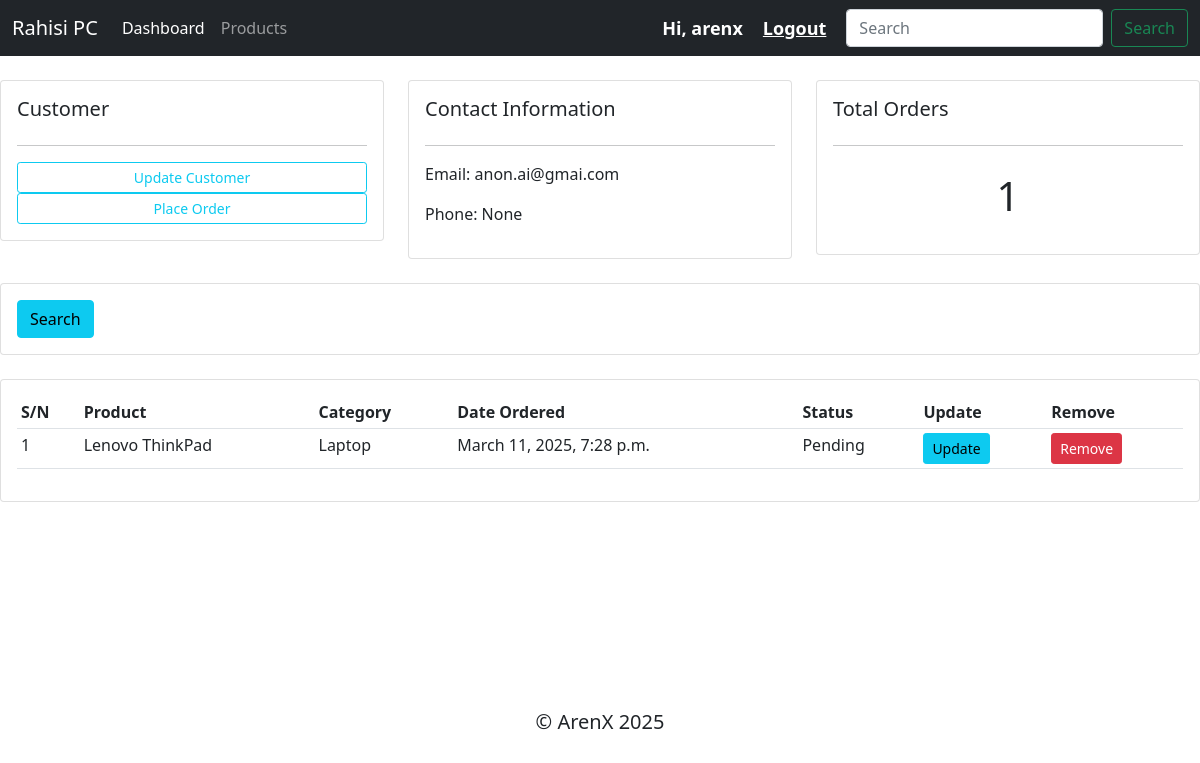
The app's page /customer/9 (signed in), older data.
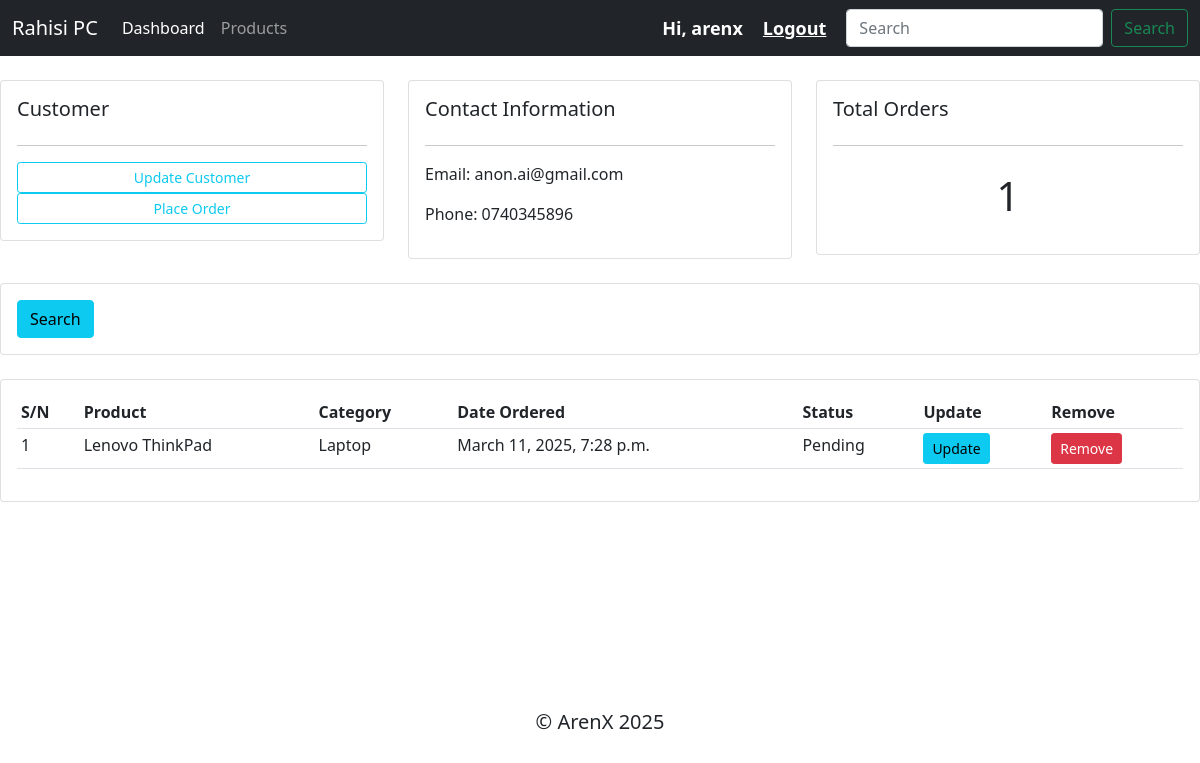
The same page, newer data.
### accounts/models.py (models this page shows, shortened)
class Customer(models.Model):
    user = models.OneToOneField(User, on_delete=models.CASCADE, null=True)
    name = models.CharField(max_length=200, null=True)
    phone = models.CharField(max_length=200, null=True)
    email = models.CharField(max_length=200, null=True)
    profile_pic = models.ImageField(default="avatar.png",null=True, blank=True)
    date_created = models.DateTimeField(auto_now_add=True, null=True)

### accounts/decorators.py (the view)
        def wrapper(request, *args, **kwargs):
            group = None
            if request.user.groups.exists():
                group = request.user.groups.all()[0].name
            if group in allowed_roles:
                return view_func(request, *args, **kwargs)
            else:
                return HttpResponse('You are not authorized to view this page!')

### accounts/models.py (called while the page is built)
    def __str__(self):
        return self.name

### accounts/views.py (called while the page is built)
@login_required(login_url='login')
@allowed_users(allowed_roles=['admin'])
def customer(request, pk):
    customer = Customer.objects.get(id=pk)
    orders = customer.order_set.all()
    total_orders = customer.order_set.all().count()
    context = {
        'customer' : customer,
        'orders': orders,
        'total_orders': total_orders,
    }
    return render(request, 'accounts/customer.html', context)

### accounts/templates/accounts/customer.html
{% extends 'accounts/base.html' %}
{% block ufala %}
<br>
<div class="row">
    <div class="col-md">
        <div class="card card-body">
            <h5>Customer</h5>
            <hr>
            <a href="" class="btn btn-outline-info btn-sm btn-block">Update Customer</a>
            <a href="{% url "create_order" customer.id %}" class="btn btn-outline-info btn-sm btn-block">Place Order</a>
        </div>
    </div>
    <div class="col-md">
        <div class="card card-body">
            <h5>Contact Information</h5>
            <hr>
            <p>Email: {{customer.email}}</p>
            <p>Phone: {{customer.phone}}</p>
        </div>
    </div>
    <div class="col-md">
        <div class="card card-body">
            <h5>Total Orders</h5>
            <hr>
            <h1 style="text-align: center; padding: 10px;">{{total_orders}}</h1>
        </div>
    </div>
</div>
<br>
<div class="row">
    <div class="col">
        <div class="card card-body">
            <form action="" method="get">
                <button class="btn btn-info" type="submit">Search</button>
            </form>
        </div>
    </div>
</div>
<br>
<div class="row">
    <div class="col-md">
        <div class="card card-body">
            <table class="table table-sm">
                <tr>
                    <th>S/N</th>
                    <th>Product</th>
                    <th>Category</th>
                    <th>Date Ordered</th>
                    <th>Status</th>
                    <th>Update</th>
                    <th>Remove</th>
                </tr>
                {% for order in orders %}
                <tr>
                    <td>{{forloop.counter}}</td>
                    <td>{{order.product}}</td>
                    <td>{{order.product.category}}</td>
                    <td>{{order.date_created}}</td>
                    <td>{{order.status}}</td>
                    <td><a href="{% url "update_order" order.id %}" class="btn btn-sm btn-info">Update</a></td>
                    <td><a href="{% url "delete_order" order.id %}" class="btn btn-sm btn-danger">Remove</a></td>
                </tr>
                {% endfor %}
            </table>
        </div>
    </div>
</div>
{% endblock %}

Row changes from the older to the newer data that the page shows:
changed Customer: email "anon.ai@gmai.com" → "anon.ai@gmail.com"; phone "None" → "0740345896"
